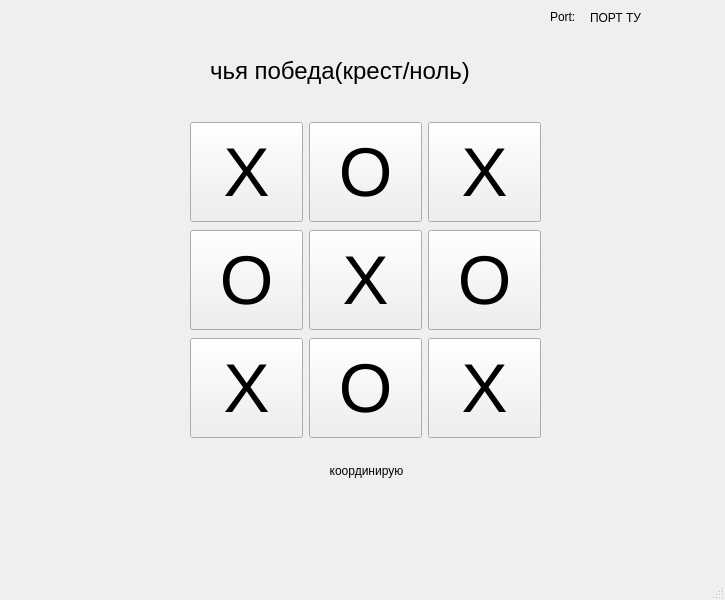
<?xml version="1.0" encoding="UTF-8"?>
<ui version="4.0">
 <class>MainWindow</class>
 <widget class="QMainWindow" name="MainWindow">
  <property name="geometry">
   <rect>
    <x>0</x>
    <y>0</y>
    <width>725</width>
    <height>600</height>
   </rect>
  </property>
  <property name="windowTitle">
   <string>Tic tac toe</string>
  </property>
  <widget class="QWidget" name="centralwidget">
   <widget class="QWidget" name="gridLayoutWidget">
    <property name="geometry">
     <rect>
      <x>190</x>
      <y>120</y>
      <width>351</width>
      <height>321</height>
     </rect>
    </property>
    <property name="minimumSize">
     <size>
      <width>100</width>
      <height>100</height>
     </size>
    </property>
    <property name="baseSize">
     <size>
      <width>100</width>
      <height>100</height>
     </size>
    </property>
    <layout class="QGridLayout" name="gridLayout">
     <item row="0" column="1">
      <widget class="QPushButton" name="btn2">
       <property name="minimumSize">
        <size>
         <width>100</width>
         <height>100</height>
        </size>
       </property>
       <property name="baseSize">
        <size>
         <width>100</width>
         <height>100</height>
        </size>
       </property>
       <property name="font">
        <font>
         <pointsize>52</pointsize>
        </font>
       </property>
       <property name="text">
        <string>O</string>
       </property>
      </widget>
     </item>
     <item row="1" column="0">
      <widget class="QPushButton" name="btn4">
       <property name="minimumSize">
        <size>
         <width>100</width>
         <height>100</height>
        </size>
       </property>
       <property name="baseSize">
        <size>
         <width>100</width>
         <height>100</height>
        </size>
       </property>
       <property name="font">
        <font>
         <pointsize>52</pointsize>
        </font>
       </property>
       <property name="text">
        <string>O</string>
       </property>
      </widget>
     </item>
     <item row="2" column="0">
      <widget class="QPushButton" name="btn7">
       <property name="minimumSize">
        <size>
         <width>100</width>
         <height>100</height>
        </size>
       </property>
       <property name="baseSize">
        <size>
         <width>100</width>
         <height>100</height>
        </size>
       </property>
       <property name="font">
        <font>
         <pointsize>52</pointsize>
        </font>
       </property>
       <property name="text">
        <string>X</string>
       </property>
      </widget>
     </item>
     <item row="0" column="0">
      <widget class="QPushButton" name="btn1">
       <property name="minimumSize">
        <size>
         <width>100</width>
         <height>100</height>
        </size>
       </property>
       <property name="baseSize">
        <size>
         <width>100</width>
         <height>100</height>
        </size>
       </property>
       <property name="font">
        <font>
         <pointsize>52</pointsize>
        </font>
       </property>
       <property name="text">
        <string>X</string>
       </property>
      </widget>
     </item>
     <item row="0" column="2">
      <widget class="QPushButton" name="btn3">
       <property name="minimumSize">
        <size>
         <width>100</width>
         <height>100</height>
        </size>
       </property>
       <property name="baseSize">
        <size>
         <width>100</width>
         <height>100</height>
        </size>
       </property>
       <property name="font">
        <font>
         <pointsize>52</pointsize>
        </font>
       </property>
       <property name="text">
        <string>X</string>
       </property>
      </widget>
     </item>
     <item row="1" column="1">
      <widget class="QPushButton" name="btn5">
       <property name="minimumSize">
        <size>
         <width>100</width>
         <height>100</height>
        </size>
       </property>
       <property name="baseSize">
        <size>
         <width>100</width>
         <height>100</height>
        </size>
       </property>
       <property name="font">
        <font>
         <pointsize>52</pointsize>
        </font>
       </property>
       <property name="text">
        <string>X</string>
       </property>
      </widget>
     </item>
     <item row="1" column="2">
      <widget class="QPushButton" name="btn6">
       <property name="minimumSize">
        <size>
         <width>100</width>
         <height>100</height>
        </size>
       </property>
       <property name="baseSize">
        <size>
         <width>100</width>
         <height>100</height>
        </size>
       </property>
       <property name="font">
        <font>
         <pointsize>52</pointsize>
        </font>
       </property>
       <property name="text">
        <string>O</string>
       </property>
      </widget>
     </item>
     <item row="2" column="2">
      <widget class="QPushButton" name="btn9">
       <property name="minimumSize">
        <size>
         <width>100</width>
         <height>100</height>
        </size>
       </property>
       <property name="baseSize">
        <size>
         <width>100</width>
         <height>100</height>
        </size>
       </property>
       <property name="font">
        <font>
         <pointsize>52</pointsize>
        </font>
       </property>
       <property name="text">
        <string>X</string>
       </property>
      </widget>
     </item>
     <item row="2" column="1">
      <widget class="QPushButton" name="btn8">
       <property name="minimumSize">
        <size>
         <width>100</width>
         <height>100</height>
        </size>
       </property>
       <property name="baseSize">
        <size>
         <width>100</width>
         <height>100</height>
        </size>
       </property>
       <property name="font">
        <font>
         <pointsize>52</pointsize>
        </font>
       </property>
       <property name="text">
        <string>O</string>
       </property>
      </widget>
     </item>
    </layout>
   </widget>
   <widget class="QLabel" name="label">
    <property name="geometry">
     <rect>
      <x>186</x>
      <y>440</y>
      <width>361</width>
      <height>61</height>
     </rect>
    </property>
    <property name="text">
     <string>координирую</string>
    </property>
    <property name="alignment">
     <set>Qt::AlignCenter</set>
    </property>
   </widget>
   <widget class="QLabel" name="label_2">
    <property name="geometry">
     <rect>
      <x>550</x>
      <y>10</y>
      <width>47</width>
      <height>13</height>
     </rect>
    </property>
    <property name="text">
     <string>Port:</string>
    </property>
   </widget>
   <widget class="QLabel" name="port">
    <property name="geometry">
     <rect>
      <x>590</x>
      <y>10</y>
      <width>51</width>
      <height>16</height>
     </rect>
    </property>
    <property name="text">
     <string>ПОРТ ТУТ</string>
    </property>
   </widget>
   <widget class="QLabel" name="label_3">
    <property name="geometry">
     <rect>
      <x>210</x>
      <y>40</y>
      <width>341</width>
      <height>61</height>
     </rect>
    </property>
    <property name="font">
     <font>
      <pointsize>18</pointsize>
     </font>
    </property>
    <property name="text">
     <string>чья победа(крест/ноль)</string>
    </property>
   </widget>
  </widget>
  <widget class="QStatusBar" name="statusbar"/>
 </widget>
 <resources/>
 <connections/>
</ui>
